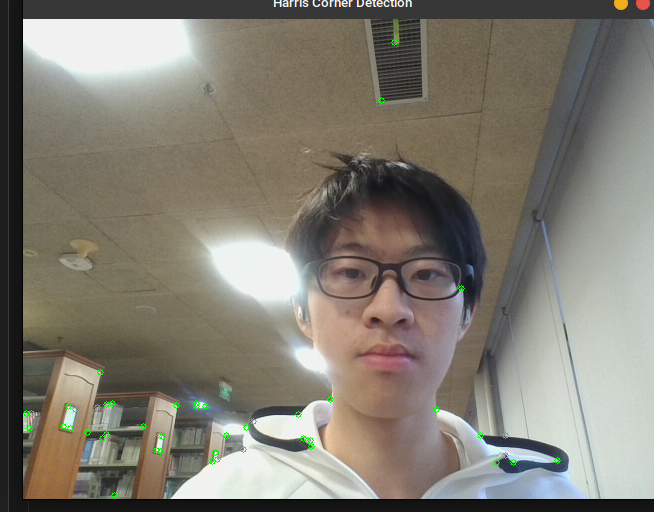
//> input picture hw6/assets/colored.png, 654 x 512 px
$ ./problem2_3   (built with g++ and OpenCV 4)
//> lines starting //> are read from the running program, lines starting //| are printed output that depends on the picture
#include <opencv2/opencv.hpp>
#include <vector>
using namespace cv;

void MatchHistogram(const Mat& src, const Mat& target, Mat& matched)
{
    // 计算源图像和目标图像的直方图
    Mat src_hist, target_hist;
    const float range[] = {0, 256};
    const float* ranges[] = {range};

    int channels[] = {0};
    int histSize[] = {256};

    calcHist(&src, 1, channels, Mat(), src_hist, 1, histSize, ranges);
    calcHist(&target, 1, channels, Mat(), target_hist, 1, histSize, ranges);

    // 归一化直方图
    normalize(src_hist, src_hist, 0, 1, NORM_MINMAX);
    normalize(target_hist, target_hist, 0, 1, NORM_MINMAX);

    // 计算累积分布函数 (CDF)
    Mat src_cdf = src_hist.clone(), target_cdf = target_hist.clone();
    for (int i = 1; i < 256; i++) {
        src_cdf.at<float>(i) += src_cdf.at<float>(i - 1);
        target_cdf.at<float>(i) += target_cdf.at<float>(i - 1);
    }

    // 构建映射表
    Mat lut(1, 256, CV_8U);
    for (int i = 0; i < 256; i++) {
        float min_diff = 1.0;
        for (int j = 0; j < 256; j++) {
            float diff = fabs(src_cdf.at<float>(i) - target_cdf.at<float>(j));
            if (diff < min_diff) {
                min_diff = diff;
                lut.at<uchar>(i) = j;
            }
        }
    }

    // 应用映射表
    LUT(src, lut, matched);
}

// 显示图像和直方图
Mat GetHistogram(const Mat& image)
{
    // 计算直方图
    Mat hist;
    int channels[] = {0};
    int histSize[] = {256};
    float range[] = {0, 256};
    const float* ranges[] = {range};
    calcHist(&image, 1, channels, Mat(), hist, 1, histSize, ranges);

    // 归一化直方图以便显示
    normalize(hist, hist, 0, 400, NORM_MINMAX);  // 400为显示高度

    // 创建直方图画布
    Mat histImage(400, 512, CV_8UC3, Scalar(255, 255, 255));

    // 绘制直方图
    for (int i = 0; i < 256; i++) {
        rectangle(histImage, Point(i * 2, 400 - cvRound(hist.at<float>(i))),
                  Point((i + 1) * 2, 400), Scalar(0, 0, 255), -1);
    }

    return histImage;
}

int main()
{
    // 读取源图像和目标图像（灰度图）
    Mat src = imread("../assets/colored.png", IMREAD_GRAYSCALE);
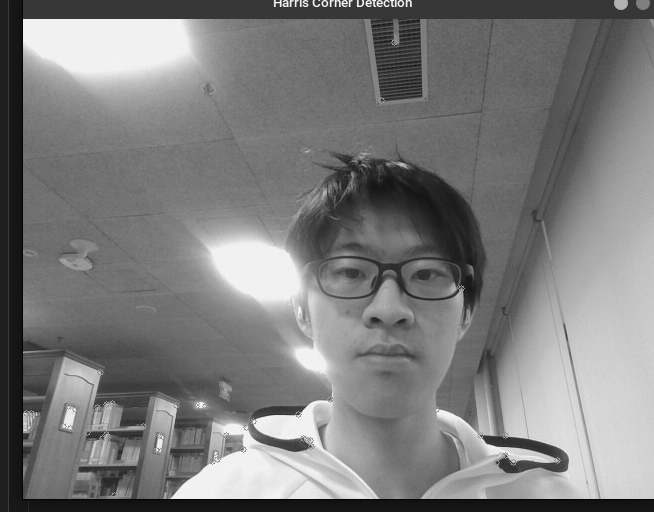
//> src: 512 rows x 654 cols, CV_8UC1; min 4, max 253, mean 124
    Mat target = imread("../assets/class.png", IMREAD_GRAYSCALE);
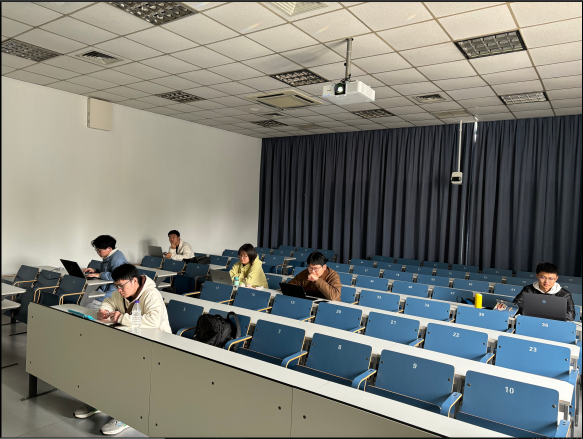
//> input picture hw6/assets/class.png, 1166 x 878 px (shown at 1/2 size)
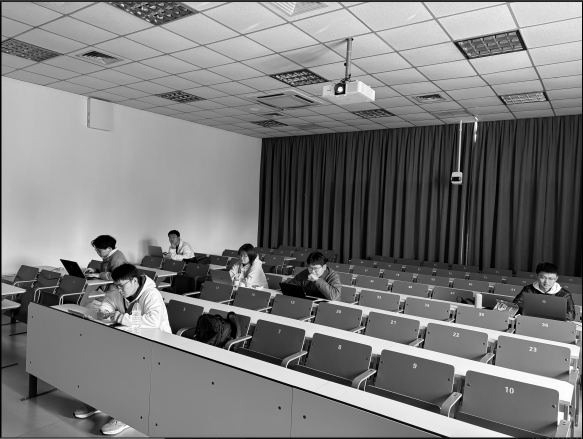
//> target: 878 rows x 1166 cols, CV_8UC1 (shown at 1/2 size); min 0, max 254, mean 122.2
    if (src.empty() || target.empty()) {
        printf("Error: Images not found!\n");
        return -1;
    }

    // 直方图匹配
    Mat matched;
    MatchHistogram(src, target, matched);
//> in MatchHistogram, `calcHist(&src, 1, channels, Mat(), src_hist, 1, histSize, ranges);`: src_hist = 256 values, max 11390 at index 55, min 0 at index 0, mean 1308
//> in MatchHistogram, `calcHist(&target, 1, channels, Mat(), target_hist, 1, histSize, ranges);`: target_hist = 256 values, max 12929 at index 133, min 0 at index 255, mean 3999
//> in MatchHistogram, `normalize(src_hist, src_hist, 0, 1, NORM_MINMAX);`: src_hist = 256 values, max 1 at index 55, min 0 at index 0, mean 0.115
//> in MatchHistogram, `normalize(target_hist, target_hist, 0, 1, NORM_MINMAX);`: target_hist = 256 values, max 1 at index 133, min 0 at index 255, mean 0.309
//> in MatchHistogram, `Mat src_cdf = src_hist.clone(), target_cdf = target_hist.clone();`: src_cdf has the same summary as src_hist; target_cdf has the same summary as target_hist
//> after the loop in MatchHistogram, `for (int i = 1; i < 256; i++)`: src_cdf = 256 values from 0 to 29.4; target_cdf = 256 values from 0.623 to 79.18
//> the loop in MatchHistogram, `for (int i = 0; i < 256; i++)` made 256 passes
//> min_diff on passes 1 to 3: 0.623, 0.623, 0.623
//> after the loop in MatchHistogram, `for (int i = 0; i < 256; i++)`: lut = 256 values from 0 to 102
//> in MatchHistogram, `LUT(src, lut, matched);`:
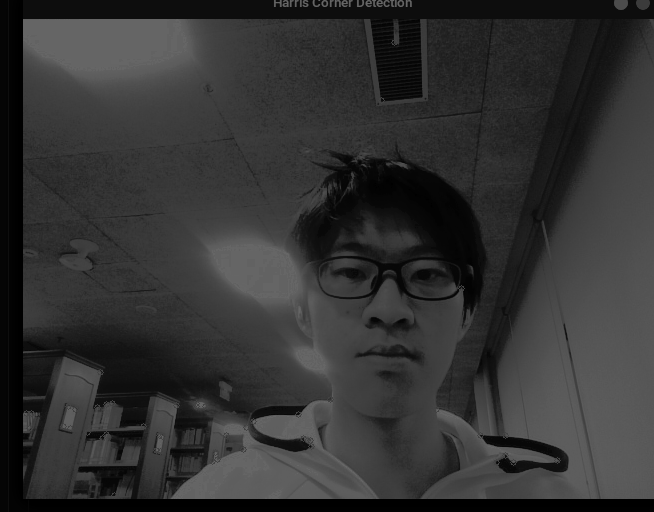
//> matched: 512 rows x 654 cols, CV_8UC1; min 0, max 102, mean 50.4

    // 显示结果
    imshow("Source", src);
    imshow("Target", target);
    imshow("Matched Result", matched);

    auto src_hist = GetHistogram(src);
//> in GetHistogram, `calcHist(&image, 1, channels, Mat(), hist, 1, histSize, ranges);`: hist = 256 values, max 11390 at index 55, min 0 at index 0, mean 1308
//> in GetHistogram, `normalize(hist, hist, 0, 400, NORM_MINMAX);`: hist = 256 values, max 400 at index 55, min 0 at index 0, mean 45.94
//> after the loop in GetHistogram, `for (int i = 0; i < 256; i++)`:
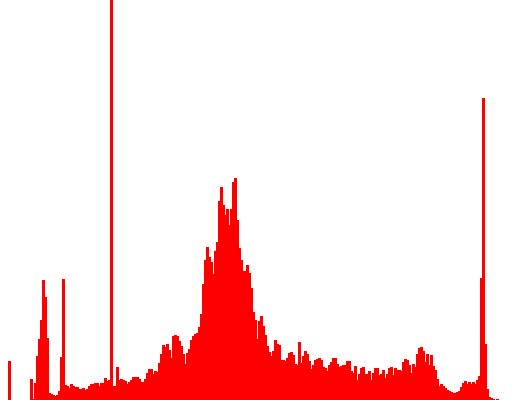
//> histImage: 400 rows x 512 cols, CV_8UC3; mean B, G, R 223.7, 223.7, 255
    auto target_hist = GetHistogram(target);
//> in GetHistogram (call 2), `calcHist(&image, 1, channels, Mat(), hist, 1, histSize, ranges);`: hist = 256 values, max 12929 at index 133, min 0 at index 255, mean 3999
//> in GetHistogram (call 2), `normalize(hist, hist, 0, 400, NORM_MINMAX);`: hist = 256 values, max 400 at index 133, min 0 at index 255, mean 123.7
//> after the loop in GetHistogram (call 2), `for (int i = 0; i < 256; i++)`:
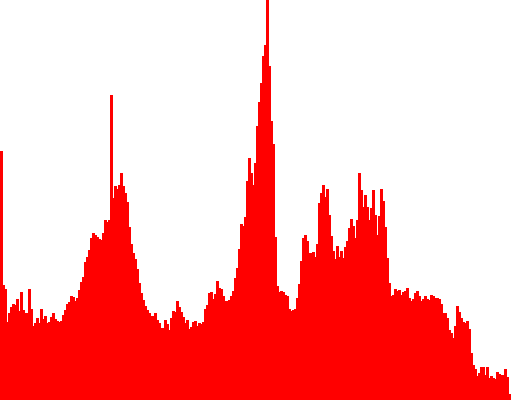
//> histImage: 400 rows x 512 cols, CV_8UC3; mean B, G, R 174.2, 174.2, 255
    auto matched_hist = GetHistogram(matched);
//> in GetHistogram (call 3), `calcHist(&image, 1, channels, Mat(), hist, 1, histSize, ranges);`: hist = 256 values, max 12185 at index 13, min 0 at index 10, mean 1308
//> in GetHistogram (call 3), `normalize(hist, hist, 0, 400, NORM_MINMAX);`: hist = 256 values, max 400 at index 13, min 0 at index 10, mean 42.94
//> after the loop in GetHistogram (call 3), `for (int i = 0; i < 256; i++)`:
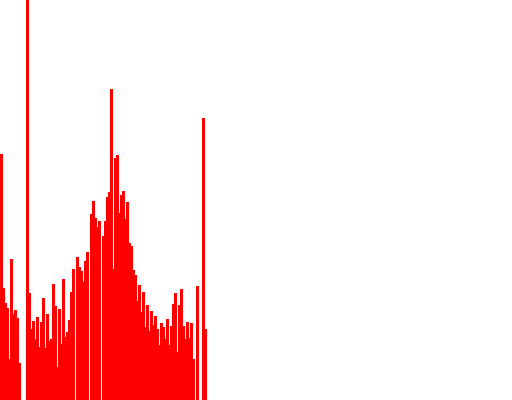
//> histImage: 400 rows x 512 cols, CV_8UC3; mean B, G, R 224.4, 224.4, 255

    imshow("Source Histogram", src_hist);
    imshow("Target Histogram", target_hist);
    imshow("Matched Histogram", matched_hist);

    imwrite("../assets/matched.jpg", matched);  // 保存为JPG格式
    imwrite("../assets/src.jpg", src);          // 保存为JPG格式
    imwrite("../assets/target.jpg", target);    // 保存为JPG格式

    imwrite("../assets/target_hist.jpg", target_hist);    // 保存为JPG格式
    imwrite("../assets/src_hist.jpg", src_hist);          // 保存为JPG格式
    imwrite("../assets/matched_hist.jpg", matched_hist);  // 保存为JPG格式

    waitKey(0);
    destroyAllWindows();
    return 0;
}
